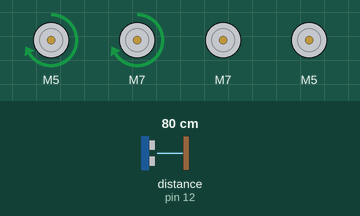
Simulated run of this sketch. Board: Arduino Uno, built with avr-gcc and run on an emulated ATmega328P. Shown: 4 × DC motor (green arrow = forward, orange = backward, longer = faster). The test bench sets the inputs (shaded band); at power-on: distance to the obstacle (sensor on pin 12) 80 cm. The echo pulse lasts 58.3 µs per cm.

Above: at 1.3 s.
1.4 s: distance to the obstacle (sensor on pin 12) set to 33 cm
2.9 s: distance to the obstacle (sensor on pin 12) set to 27 cm
At 4.7 s:
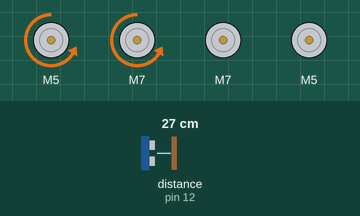
At 7.1 s:
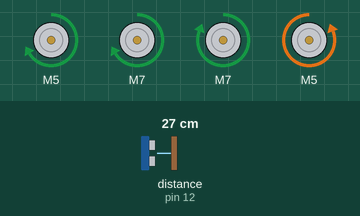
Timing chart, 0 to 8.6 s (numbered marks = the images above; inputs shaded):
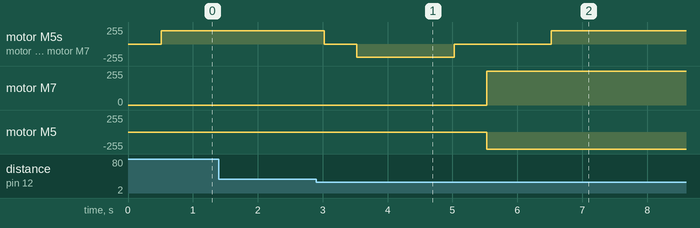

Measured:
- the behaviour switches between 30 and 29 cm on distance to the obstacle (sensor on pin 12) (found by bisection; images 0 and 1)
- after the input at 1.4 s, every drawn part: stays the same
- after the input at 2.9 s, motor M5, motor M7: forward 200/255 → stopped after 0.13 s, → backward 200/255 0.50 s later, → stopped 1.5 s later, → forward 200/255 1.5 s later; motor M7: stopped → forward 255/255 after 2.6 s; motor M5: stopped → backward 255/255 after 2.6 s

The sketch:

robot-code.ino
```cpp
#include <L298NX2.h>
#include <L298N.h>
#include <HCSR04.h>

const unsigned int EN_A = 3;
const unsigned int IN1_A = 5;
const unsigned int IN2_A = 6;

const unsigned int IN3_B = 7;
const unsigned int IN4_B = 8;
const unsigned int EN_B = 9;

byte stopDistance = 30;

HCSR04 hc(11, 12); // (trig pin , echo pin)

L298NX2 Motors(EN_A, IN1_A, IN2_A, EN_B, IN3_B, IN4_B);

L298N rightMotor(IN1_A, IN2_A);
L298N leftMotor(IN3_B, IN4_B);

void setup() {
  Serial.begin(9600);

  while(!Serial){

  }
  Motors.setSpeed(200);
}

void loop() {

  delay(500);

  if (hc.dist() >= stopDistance){
    Motors.forward();
    while(hc.dist() >= stopDistance){
      delay(500);
    }
      Motors.stop();
      delay(500);
      Motors.backward();
      delay(1500);
      Motors.stop();
      delay(500);
      turnRight();
      Motors.forward();
  }
}

void turnRight(){
  leftMotor.setSpeed(255);
  rightMotor.setSpeed(255);
  leftMotor.forward();
  rightMotor.backward();
  delay(1000);
  leftMotor.setSpeed(200);
  rightMotor.setSpeed(200);
}

void printSomeInfo()
{
  Serial.print("Motor A is moving = ");
  Serial.print(Motors.isMovingA() ? "YES" : "NO");
  Serial.print(" at speed = ");
  Serial.println(Motors.getSpeedA());
  Serial.print("Motor B is moving = ");
  Serial.print(Motors.isMovingB() ? "YES" : "NO");
  Serial.print(" at speed = ");
  Serial.println(Motors.getSpeedB());
}
```
